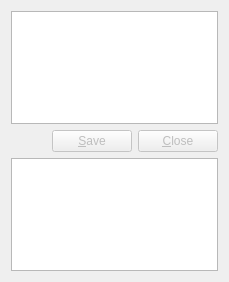
<?xml version="1.0" encoding="UTF-8"?>
<ui version="4.0">
 <class>FileViewWidget</class>
 <widget class="QWidget" name="FileViewWidget">
  <property name="geometry">
   <rect>
    <x>0</x>
    <y>0</y>
    <width>229</width>
    <height>282</height>
   </rect>
  </property>
  <property name="windowTitle">
   <string>File View</string>
  </property>
  <layout class="QVBoxLayout" name="verticalLayout">
   <item>
    <widget class="QListView" name="m_fileView"/>
   </item>
   <item>
    <layout class="QHBoxLayout">
     <property name="spacing">
      <number>6</number>
     </property>
     <property name="margin">
      <number>0</number>
     </property>
     <item>
      <spacer>
       <property name="orientation">
        <enum>Qt::Horizontal</enum>
       </property>
       <property name="sizeHint" stdset="0">
        <size>
         <width>40</width>
         <height>20</height>
        </size>
       </property>
      </spacer>
     </item>
     <item>
      <widget class="QPushButton" name="m_saveButton">
       <property name="enabled">
        <bool>false</bool>
       </property>
       <property name="text">
        <string>&amp;Save</string>
       </property>
      </widget>
     </item>
     <item>
      <widget class="QPushButton" name="m_closeButton">
       <property name="enabled">
        <bool>false</bool>
       </property>
       <property name="text">
        <string>&amp;Close</string>
       </property>
      </widget>
     </item>
    </layout>
   </item>
   <item>
    <widget class="QTreeView" name="m_treeView"/>
   </item>
  </layout>
 </widget>
 <resources/>
 <connections/>
</ui>
